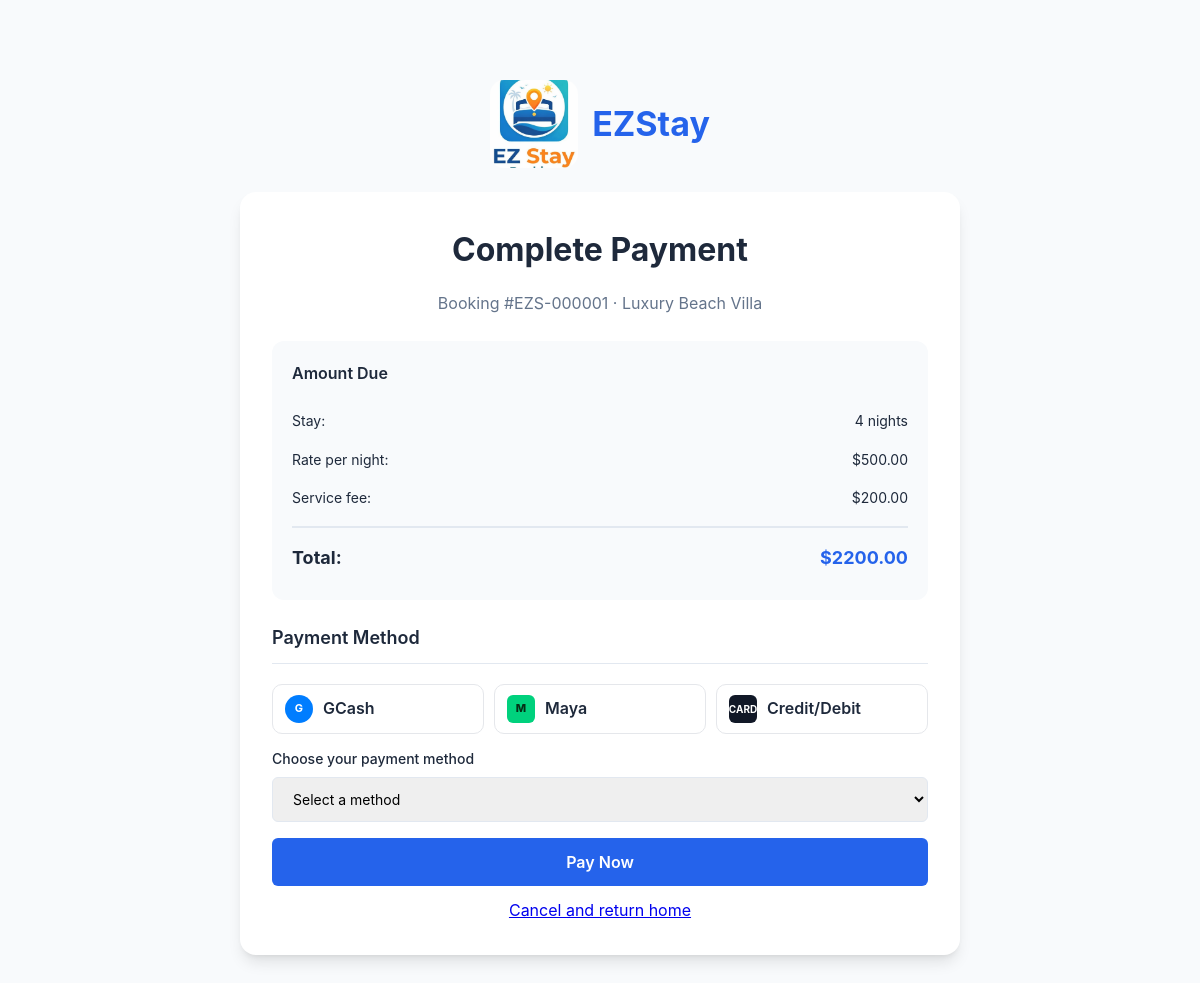
Screenshot of /book/1/payment/ (signed in) with the database file from the repository.
### booking/models.py (models this page shows, shortened)
class Booking(models.Model):
    PROPERTY_CHOICES = [
        ("april-rose", "APRIL ROSE LODGING HOUSE"),
        ("beach-villa", "Luxury Beach Villa"),
        ("sunrise", "SUNRISE LODGING"),
        ("urban-loft", "Urban Studio Loft"),
    ]
    user = models.ForeignKey(User, on_delete=models.CASCADE, related_name="bookings")
    property_slug = models.CharField(max_length=50, choices=PROPERTY_CHOICES)
    checkin = models.DateField()
    checkout = models.DateField()
    guests = models.PositiveSmallIntegerField(default=1)
    first_name = models.CharField(max_length=100)
    last_name = models.CharField(max_length=100)
    email = models.EmailField()
    phone = models.CharField(max_length=30)
    requests = models.TextField(blank=True)
    nights = models.PositiveIntegerField(default=1)
    rate = models.DecimalField(max_digits=8, decimal_places=2, default=0)
    service_fee = models.DecimalField(max_digits=8, decimal_places=2, default=0)
    total = models.DecimalField(max_digits=10, decimal_places=2, default=0)
    is_paid = models.BooleanField(default=False)
    payment_reference = models.CharField(max_length=40, blank=True)
    created_at = models.DateTimeField(auto_now_add=True)
    class Meta:
        ordering = ["-created_at"]

### booking/views.py (the view, shortened to what this page needs)
# urls.py: path("book/<int:booking_id>/payment/", payment_view, name="payment"),
@login_required
def payment_view(request, booking_id):
    booking = get_object_or_404(Booking, id=booking_id, user=request.user)
    payment_methods = ["gcash", "maya", "card"]
    if booking.is_paid:
        messages.info(request, "This booking has already been paid.")
        return redirect("booking_success", booking_id=booking.id)
    return render(request, "booking/payment.html", {"booking": booking})

### templates/booking/payment.html (shortened to what this page needs)
{% load static %}
<!DOCTYPE html>
<html lang="en">
<head>
    <link rel="stylesheet" href="{% static 'css/styles.css' %}">
</head>
<body>
    <section class="booking-section" style="min-height:100vh; display:flex; align-items:center;">
        <div class="container" style="max-width:760px; width:100%;">
            <div class="logo" style="display:flex; align-items:center; gap:14px; justify-content:center; margin-bottom:24px;">
                <span class="logo-icon" style="display:inline-flex; align-items:center; justify-content:center;">
                    <img src="{% static 'images/logo.jpg' %}" alt="EZStay Logo" width="88" height="88" style="object-fit:cover; border-radius:14px;">
                </span>
                <span class="logo-text" style="font-size:34px; line-height:1;">EZStay</span>
            </div>
            <form method="post" class="booking-form">
                <h2 class="section-title" style="margin-bottom:16px;">Complete Payment</h2>
                <p class="section-subtitle" style="margin-bottom:24px;">Booking #EZS-{{ booking.id|stringformat:'06d' }} · {{ booking.get_property_slug_display }}</p>
                <div class="booking-summary" style="margin-bottom:24px;">
                    <h3>Amount Due</h3>
                    <div class="summary-row"><span>Stay:</span><span>{{ booking.nights }} night{{ booking.nights|pluralize }}</span></div>
                    <div class="summary-row"><span>Rate per night:</span><span>${{ booking.rate }}</span></div>
                    <div class="summary-row"><span>Service fee:</span><span>${{ booking.service_fee }}</span></div>
                    <div class="summary-row total"><span>Total:</span><span>${{ booking.total }}</span></div>
                </div>
                <div class="form-section" style="margin-bottom:16px;">
                    <h3>Payment Method</h3>
                    <div style="display:grid; grid-template-columns:repeat(auto-fit,minmax(160px,1fr)); gap:10px; margin-bottom:14px;">
                        <label for="method-gcash" style="display:flex; align-items:center; gap:10px; border:1px solid #e5e7eb; border-radius:10px; padding:10px 12px; background:#fff; cursor:pointer;">
                            <span style="width:28px; height:28px; border-radius:50%; display:inline-flex; align-items:center; justify-content:center; background:#007dff; color:#fff; font-size:11px; font-weight:700;">G</span>
                            <span style="font-weight:600;">GCash</span>
                        </label>
                        <label for="method-maya" style="display:flex; align-items:center; gap:10px; border:1px solid #e5e7eb; border-radius:10px; padding:10px 12px; background:#fff; cursor:pointer;">
                            <span style="width:28px; height:28px; border-radius:6px; display:inline-flex; align-items:center; justify-content:center; background:#00d17d; color:#052e16; font-size:11px; font-weight:800;">M</span>
                            <span style="font-weight:600;">Maya</span>
                        </label>
                        <label for="method-card" style="display:flex; align-items:center; gap:10px; border:1px solid #e5e7eb; border-radius:10px; padding:10px 12px; background:#fff; cursor:pointer;">
                            <span style="width:28px; height:28px; border-radius:6px; display:inline-flex; align-items:center; justify-content:center; background:#111827; color:#fff; font-size:10px; font-weight:700;">CARD</span>
                            <span style="font-weight:600;">Credit/Debit</span>
                        </label>
                    </div>
                    <div class="form-group" style="margin-bottom:14px;">
                        <label for="payment-method">Choose your payment method</label>
                        <select id="payment-method" name="payment_method" required>
                            <option value="">Select a method</option>
                        </select>
                    </div>
                </div>
                <button type="submit" class="btn btn-primary btn-large">Pay Now</button>
                <p style="margin-top:12px; text-align:center;"><a href="{% url 'home' %}">Cancel and return home</a></p>
            </form>
        </div>
    </section>
</body>
</html>

### static/css/styles.css (style rules this page uses)
:root { --primary-color: #2563eb; --primary-hover: #1d4ed8; --secondary-color: #64748b; --accent-color: #f59e0b; --success-color: #10b981; --error-color: #ef4444; --background: #f8fafc; --surface: #ffffff; --text-primary: #1e293b; --text-secondary: #64748b; --border-color: #e2e8f0; --shadow-sm: 0 1px 2px 0 rgb(0 0 0 / 0.05); --shadow-md: 0 4px 6px -1px rgb(0 0 0 / 0.1), 0 2px 4px -2px rgb(0 0 0 / 0.1); --shadow-lg: 0 10px 15px -3px rgb(0 0 0 / 0.1), 0 4px 6px -4px rgb(0 0 0 / 0.1); --radius-sm: 6px; --radius-md: 12px; --radius-lg: 16px; --font-family: 'Inter', -apple-system, BlinkMacSystemFont, 'Segoe UI', sans-serif; }
* { margin: 0; padding: 0; box-sizing: border-box; }
html { scroll-behavior: smooth; }
body { font-family: var(--font-family); background-color: var(--background); color: var(--text-primary); line-height: 1.6; }
.container { max-width: 1200px; margin: 0 auto; padding: 0 20px; }
.logo { display: flex; align-items: center; gap: 10px; }
.logo-icon { font-size: 28px; }
.logo-text { font-size: 24px; font-weight: 700; color: var(--primary-color); }
.btn { padding: 10px 24px; border-radius: var(--radius-sm); font-weight: 600; font-size: 14px; cursor: pointer; transition: all 0.3s; border: none; font-family: var(--font-family); }
.btn-primary { background: var(--primary-color); color: white; }
.btn-large { padding: 14px 32px; font-size: 16px; width: 100%; }
.section-title { font-size: 32px; font-weight: 700; text-align: center; margin-bottom: 8px; }
.section-subtitle { color: var(--text-secondary); text-align: center; margin-bottom: 40px; }
.booking-section { padding: 80px 20px; background: var(--background); }
.booking-form { background: var(--surface); padding: 32px; border-radius: var(--radius-lg); box-shadow: var(--shadow-lg); }
.form-section { margin-bottom: 32px; }
.form-section h3 { font-size: 18px; font-weight: 600; margin-bottom: 20px; padding-bottom: 10px; border-bottom: 1px solid var(--border-color); }
.form-group { display: flex; flex-direction: column; gap: 6px; }
.form-group label { font-size: 14px; font-weight: 500; color: var(--text-primary); }
.form-group input, .form-group select, .form-group textarea { padding: 12px 16px; border: 1px solid var(--border-color); border-radius: var(--radius-sm); font-size: 14px; font-family: var(--font-family); outline: none; transition: border-color 0.3s; }
.booking-summary { background: var(--background); padding: 20px; border-radius: var(--radius-md); margin-bottom: 24px; }
.booking-summary h3 { font-size: 16px; font-weight: 600; margin-bottom: 16px; }
.summary-row { display: flex; justify-content: space-between; padding: 8px 0; font-size: 14px; }
.summary-row.total { border-top: 2px solid var(--border-color); margin-top: 8px; padding-top: 16px; font-weight: 700; font-size: 18px; }
.summary-row.total span:last-child { color: var(--primary-color); }

### rows the page displays
Booking: id "000001", property_slug "Luxury Beach Villa", nights "4", rate "500.00", service_fee "200.00", total "2200.00"
